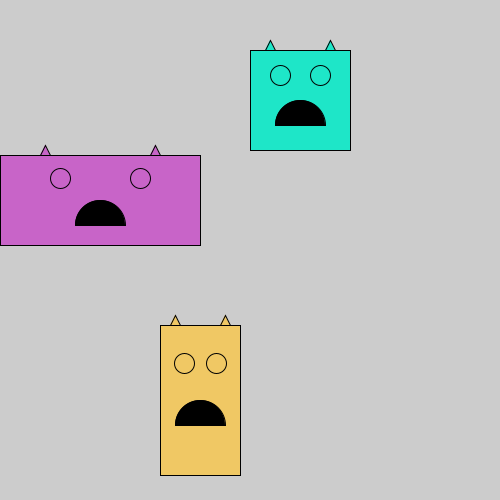
Frame 1 (no input)
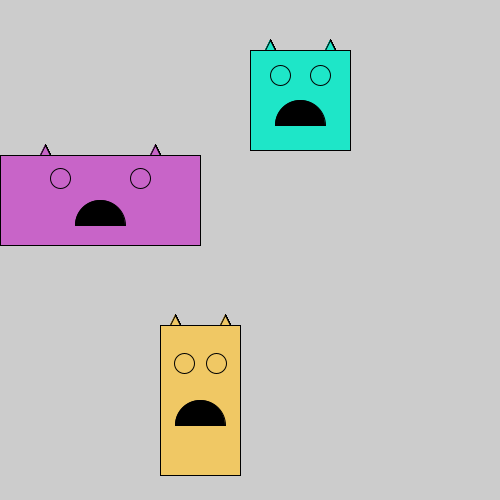
Frame 60 (the mouse pressed at the canvas centre just before this capture)
Frame 120 (the mouse held since frame 60 and released just before this capture): identical to frame 60, image omitted

The Processing sketch that drew these frames (run headless with seeded random() and noise(); from frame 60 on, the mouse is pressed at the canvas centre):

// Processing sketch: Question_3
// ── Question_3.pde
void setup()
{
  size(500,500);
  rectMode(CENTER);
}

void draw() 
{
  draw_monster(300, 100, 100,100, color(30,230,200));
  draw_monster(200, 400, 80,150, color(240,200,100));
  draw_monster(100, 200, 200,90, color(200,100,200));
}

void draw_monster (int x, int y, int head_width, int head_height, color monster_color)
{
  fill( monster_color);
  rect(x,y,head_width, head_height);
  
  //Drawing the ears//
  //Left Ear//
  triangle(x - head_width/4, // x1
           y - head_height/2, // y1
           x - head_width/4 - 10, // x2
           y - head_height/2, // y2
           x - head_width/4 - 5, //x3
           y - head_height/2 - 10); //y3
  //Right Ear//
   triangle(x + head_width/4, // x1
           y - head_height/2, // y1
           x + head_width/4 + 10, // x2
           y - head_height/2, // y2
           x + head_width/4 + 5, //x3
           y - head_height/2 - 10); //y3
 // Drawing the eyes
 //Left Eye
  ellipse(x - head_width/5, y - head_height/4, 20, 20);
 
 //Right Eye
 ellipse(x + head_width/5, y - head_height/4, 20, 20);
 
 //Mouth//
 fill(0);
 arc(x,y+25,50,50,-PI,0, CHORD);
}
